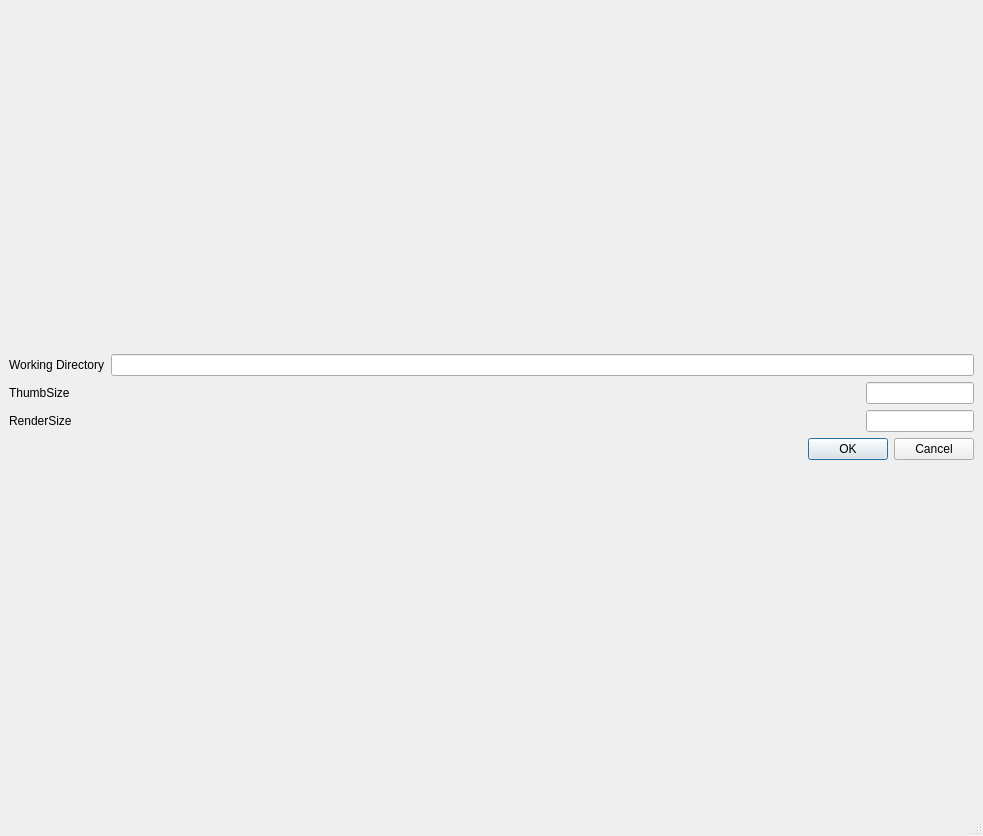
<?xml version="1.0" encoding="UTF-8"?>
<ui version="4.0">
 <class>MainWindow</class>
 <widget class="QMainWindow" name="MainWindow">
  <property name="geometry">
   <rect>
    <x>0</x>
    <y>0</y>
    <width>983</width>
    <height>836</height>
   </rect>
  </property>
  <property name="sizePolicy">
   <sizepolicy hsizetype="Preferred" vsizetype="Preferred">
    <horstretch>0</horstretch>
    <verstretch>0</verstretch>
   </sizepolicy>
  </property>
  <property name="minimumSize">
   <size>
    <width>500</width>
    <height>400</height>
   </size>
  </property>
  <property name="windowTitle">
   <string>MainWindow</string>
  </property>
  <widget class="QWidget" name="centralwidget">
   <property name="sizePolicy">
    <sizepolicy hsizetype="Expanding" vsizetype="Expanding">
     <horstretch>0</horstretch>
     <verstretch>0</verstretch>
    </sizepolicy>
   </property>
   <layout class="QVBoxLayout" name="verticalLayout">
    <item>
     <layout class="QVBoxLayout" name="verticalLayout_2">
      <item>
       <layout class="QHBoxLayout" name="horizontalLayout">
        <item>
         <widget class="QLabel" name="label">
          <property name="text">
           <string>Working Directory</string>
          </property>
         </widget>
        </item>
        <item>
         <widget class="QLineEdit" name="line_workdir">
          <property name="alignment">
           <set>Qt::AlignRight|Qt::AlignTrailing|Qt::AlignVCenter</set>
          </property>
         </widget>
        </item>
       </layout>
      </item>
      <item>
       <layout class="QHBoxLayout" name="horizontalLayout_2">
        <item>
         <widget class="QLabel" name="label_2">
          <property name="text">
           <string>ThumbSize</string>
          </property>
         </widget>
        </item>
        <item>
         <widget class="QLineEdit" name="line_thumbsize">
          <property name="sizePolicy">
           <sizepolicy hsizetype="Maximum" vsizetype="Fixed">
            <horstretch>0</horstretch>
            <verstretch>0</verstretch>
           </sizepolicy>
          </property>
          <property name="alignment">
           <set>Qt::AlignRight|Qt::AlignTrailing|Qt::AlignVCenter</set>
          </property>
         </widget>
        </item>
       </layout>
      </item>
      <item>
       <layout class="QHBoxLayout" name="horizontalLayout_4">
        <item>
         <widget class="QLabel" name="label_4">
          <property name="text">
           <string>RenderSize</string>
          </property>
         </widget>
        </item>
        <item>
         <widget class="QLineEdit" name="line_rendersize">
          <property name="sizePolicy">
           <sizepolicy hsizetype="Maximum" vsizetype="Fixed">
            <horstretch>0</horstretch>
            <verstretch>0</verstretch>
           </sizepolicy>
          </property>
          <property name="alignment">
           <set>Qt::AlignRight|Qt::AlignTrailing|Qt::AlignVCenter</set>
          </property>
         </widget>
        </item>
       </layout>
      </item>
      <item>
       <widget class="QDialogButtonBox" name="buttonBox">
        <property name="standardButtons">
         <set>QDialogButtonBox::Cancel|QDialogButtonBox::Ok</set>
        </property>
       </widget>
      </item>
     </layout>
    </item>
   </layout>
  </widget>
  <widget class="QStatusBar" name="statusbar"/>
  <action name="action_HIP">
   <property name="text">
    <string>$HIP</string>
   </property>
  </action>
  <action name="action_HOME">
   <property name="text">
    <string>$HOME</string>
   </property>
  </action>
  <action name="actionCreate_Thumbs_for_Directory">
   <property name="text">
    <string>Recursively Create Thumbs for this Folder (slow)</string>
   </property>
  </action>
  <action name="actionRefresh_Current_Dir">
   <property name="text">
    <string>Recreate Thumbs for this Folder</string>
   </property>
  </action>
  <action name="actionClear_Thumb_Database">
   <property name="text">
    <string>Clear All Materials</string>
   </property>
  </action>
  <action name="action50">
   <property name="text">
    <string>50</string>
   </property>
  </action>
  <action name="actionAddFavourite">
   <property name="text">
    <string>Add Current Folder to Favourites</string>
   </property>
  </action>
  <action name="actionStartup">
   <property name="text">
    <string>Set Current Library as Default</string>
   </property>
  </action>
  <action name="actionRemFavourite">
   <property name="text">
    <string>Remove Current Folder from Favourites</string>
   </property>
  </action>
  <action name="action_updateAll">
   <property name="text">
    <string>Update All Materials</string>
   </property>
  </action>
  <action name="action_setDefault">
   <property name="text">
    <string>Set Current Library as Default</string>
   </property>
  </action>
  <action name="action_openLibrary">
   <property name="text">
    <string>Open Library</string>
   </property>
  </action>
  <action name="action_prefs">
   <property name="text">
    <string>Preferences</string>
   </property>
  </action>
 </widget>
 <resources/>
 <connections/>
</ui>
